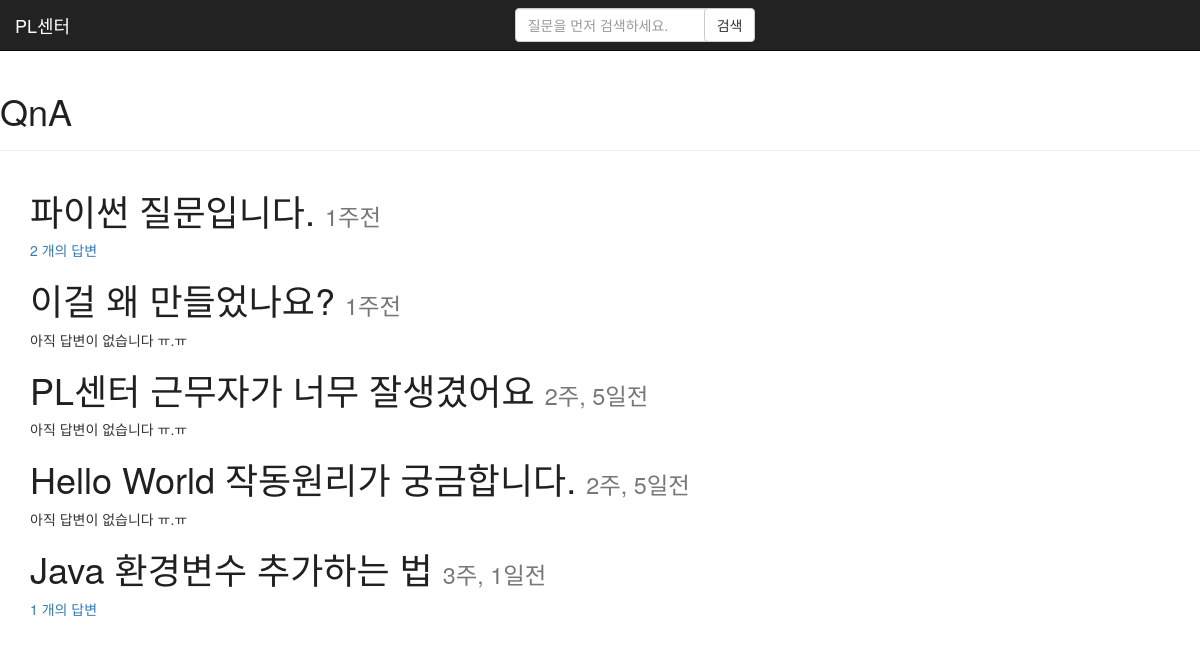
/qna/, run on the app's committed database.
### qna/models.py (models this page shows, shortened)
class Question(models.Model):
    user = models.ForeignKey('auth.User')
    title = models.CharField(max_length=80)
    content = models.TextField()
    created_date = models.DateTimeField(default=timezone.now)
    updated_date = models.DateTimeField(default=timezone.now, blank=True, null=True)

### qna/views.py (the view)
def question_list(request):
    questions = Question.objects.filter(created_date__lte = timezone.now()).order_by('-updated_date')
    return render(request, 'qna/question_list.htm', {'questions': questions})

### templates/qna/question_list.htm (shortened to what this page needs)
{% extends 'base.htm' %}
{% block content %}
	{% for question in questions %}
    	<div>
            <h1><a href="{% url 'question_detail' pk=question.pk %}">{{ question.title }} <small>{{ question.updated_date|timesince }}전</small></a></h1>
            {% if question.answers.count == 0 %}
                <p>아직 답변이 없습니다 ㅠ.ㅠ</p>
            {% else %}
                <a href="{% url 'question_detail' pk=question.pk %}#answer">{{ question.answers.count }} 개의 답변</a>
            {% endif %}
    	</div>
	{% endfor %}
{% endblock content %}

### qna/static/css/qna.css (style rules this page uses)
h1 a { color: #202020; }

### data on the page
Question: title "파이썬 질문입니다.", updated_date "1주", answers.count "2"
Question: title "이걸 왜 만들었나요?", updated_date "1주", shows "아직 답변이 없습니다 ㅠ.ㅠ"
Question: title "PL센터 근무자가 너무 잘생겼어요", updated_date "2주, 5일", shows "아직 답변이 없습니다 ㅠ.ㅠ"
Question: title "Hello World 작동원리가 궁금합니다.", updated_date "2주, 5일", shows "아직 답변이 없습니다 ㅠ.ㅠ"
Question: title "Java 환경변수 추가하는 법", updated_date "3주, 1일", answers.count "1"
